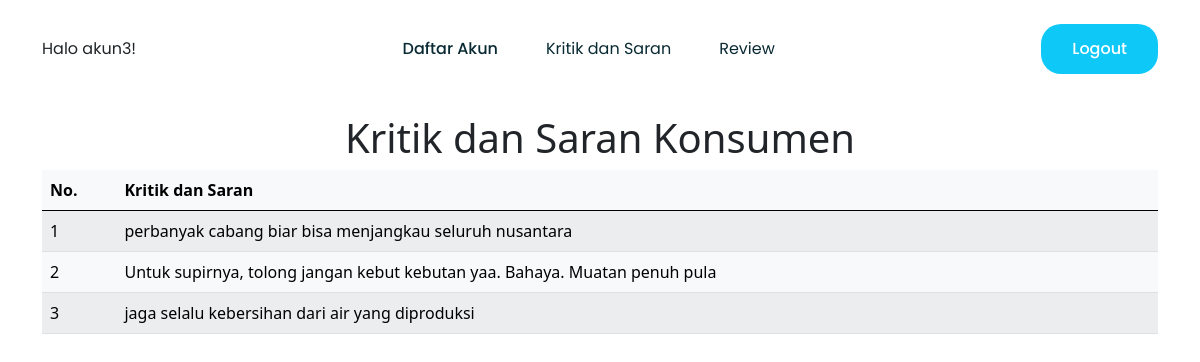
The page /kritik_admin.php (signed in) on the database its author committed.
### tables this page shows
CREATE TABLE `kritik` (
  `id` int(11) NOT NULL,
  `kritik` varchar(999) NOT NULL
);

### kritik_admin.php (the view, shortened to what this page needs)
<!DOCTYPE html>
  <html lang="en">
    <head>
      <link href="https://cdn.jsdelivr.net/npm/bootstrap@5.0.0-beta2/dist/css/bootstrap.min.css" rel="stylesheet">
    </head>
    <body>
        <section class="h-100 w-100 bg-white" style="box-sizing: border-box">
        <nav class="navbar-1-1 navbar navbar-expand-lg navbar-light p-4 px-md-4 mb-3 bg-body"
        style="font-family: Poppins, sans-serif">
        <div class="container">
            <div>
            Halo <?php echo $_SESSION['username'];?>!
            </div>
            <div class="collapse navbar-collapse" id="navbarTogglerDemo02">
            <ul class="navbar-nav mx-auto mb-2 mb-lg-0">
                <li class="nav-item">
                <a class="nav-link px-md-4 active" aria-current="page" href="homepage_admin.php">Daftar Akun</a>
                </li>
                <li class="nav-item">
                <a class="nav-link px-md-4" href="kritik_admin.php">Kritik dan Saran</a>
                </li>
                <li class="nav-item">
                <a class="nav-link px-md-4" href="review_admin.php">Review</a>
                </li>
            </ul>
            <div class="d-flex">
                <a class="btn btn-get-started btn-get-started-blue text-white" href="logout.php">Logout</a>
            </div>
            </div>
        </div>
        </nav>
        <div align="center">
            <h1>Kritik dan Saran Konsumen</h1>
        </div>
        <div class="container" align="center">
            <center>
            <table class="table table-light table-striped" >
            <thead>
                <tr >
                    <th scope="col">No.</th>
                    <th scope="col">Kritik dan Saran</th>
                </tr>
            </thead>
            <tbody >
                <?php
                function dekripsi_rot13($decrypt1){
                    for($i=0; $i < strlen($decrypt1); $i++){
                        $c = ord($decrypt1[$i]);
                        if($c >= ord('n') & $c <= ord('z') | $c >= ord('N') & $c <= ord('Z')){
                        $c -= 13;
                        }elseif($c >= ord('a') & $c <= ord('m') | $c >= ord('A') & $c <= ord('M')){
                        $c += 13;
                        }
                        $decrypt1[$i] = chr($c);
                    }
                    return $decrypt1;
                }
                include 'config.php';
                $query = mysqli_query ($connection, "SELECT * from kritik");
                $s=1;
                while ($data=mysqli_fetch_array($query))
                {?>
                <tr>
                <td> <?php echo $s++?></td>
                <td>
                    <?php
                        $message = $data['kritik'];
                        $cipher = "AES-256-CBC";
                        $secret = "12345678901234567890123456789012";
                        $option = 0;
                        $iv = str_repeat("0", openssl_cipher_iv_length($cipher));
                        $decrypt1 = openssl_decrypt($message, $cipher, $secret, $option, $iv);
                        $final = dekripsi_rot13($decrypt1);
                        echo $final;
                    ?>
                </td>
                </tr>
                <?php
                }
                ?>
            </tbody>
            </table>
            </center>
        </div>
    </body>
</html>

### kritik_admin.php (style rules this page uses)
.navbar-1-1.navbar-light .navbar-nav .nav-link { color: #092a33; transition: 0.3s; }
.navbar-1-1.navbar-light .navbar-nav .nav-link.active { font-weight: 500; }
.navbar-1-1 .btn-get-started { border-radius: 20px; padding: 12px 30px; font-weight: 500; }
.navbar-1-1 .btn-get-started-blue { background-color: #0ec8f8; transition: 0.3s; }

### rows shown on the page
kritik: kritik "perbanyak cabang biar bisa menjangkau seluruh nusantara"
kritik: kritik "Untuk supirnya, tolong jangan kebut kebutan yaa. Bahaya. Muatan penuh pula"
kritik: kritik "jaga selalu kebersihan dari air yang diproduksi"

### other values the page prints
$_SESSION['username'] "akun3"
